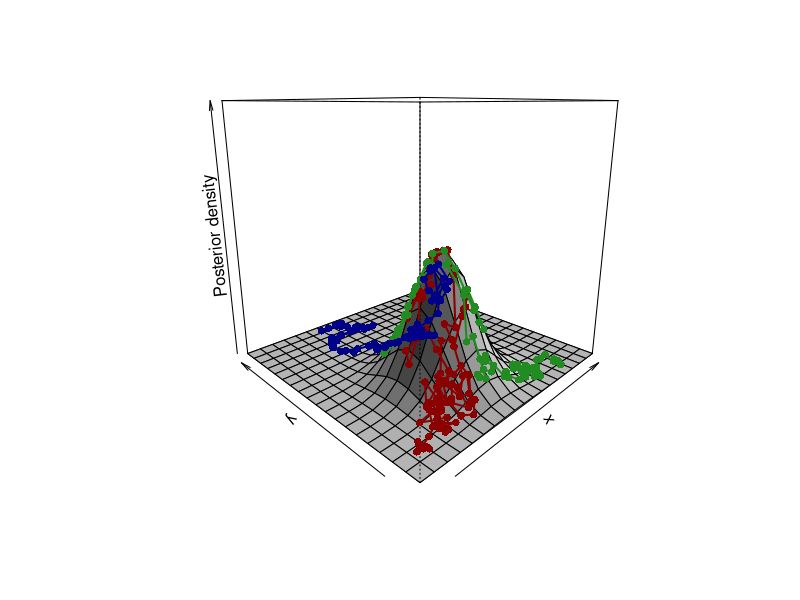

R code for this plot:
ff <- function(x,y) {exp(-(x+1)^2/2)*exp(-(y+2)^2/2) }

Lecture9a <- function()
{
  par(mfrow=c(1,1))
 x <- seq(from=-5,to=4,by=0.5)
 y <- seq(from=-5,to=4,by=0.5)
 z <- outer(x,y,ff)
 par(bg="white")
 Res <- persp(x,y,z,theta=-45,phi=15,ltheta=100,scale=T,zlim=c(0,2),xlab="x",ylab="y",shade=0.5,
       zlab="Posterior density")
 DoMCMC1(Res,ff,c(-4,-4),"darkred")
 DoMCMC1(Res,ff,c(3,-4),"forestgreen")
 DoMCMC1(Res,ff,c(-2,4),"darkblue")
}

# ==============================================================================

DoMCMC1 <- function(basis,func,Xinit,TheCol,Nsim=100)
{
 Ndim <- length(Xinit)
 print(func)
 Xcurr <- Xinit
 Fcurr <- log(func(Xcurr[1],Xcurr[2]))                                       # Log-likelihood
 Outs <- matrix(0,nrow=Nsim,ncol=(Ndim+1))
 Ipnt <- 0; Icnt <- 0
 for (Isim in 1:Nsim)
  {
   for (Ipar in 1:Ndim)
    {
     Xnext <- Xcurr
     Xnext[Ipar] <- Xcurr[Ipar] + runif(1,-0.5,0.5)
     Fnext <- log(func(Xnext[1],Xnext[2]))
     Rand1 <- log(runif(1,0,1))
     if (Fnext > Fcurr+Rand1)
      {Fcurr <- Fnext; Xcurr <- Xnext }   
    } 
   Outs[Isim,1:Ndim] <- Xcurr
   Outs[Isim,Ndim+1] <- Fcurr 
  } 
 print(Outs) 
 lines(trans3d(Outs[,1],Outs[,2],exp(Outs[,3]), basis), col = TheCol, lwd = 2)
 points(trans3d(Outs[,1],Outs[,2],exp(Outs[,3]), basis), col = TheCol, pch=16)



}


# ==============================================================================

Lecture9a()
